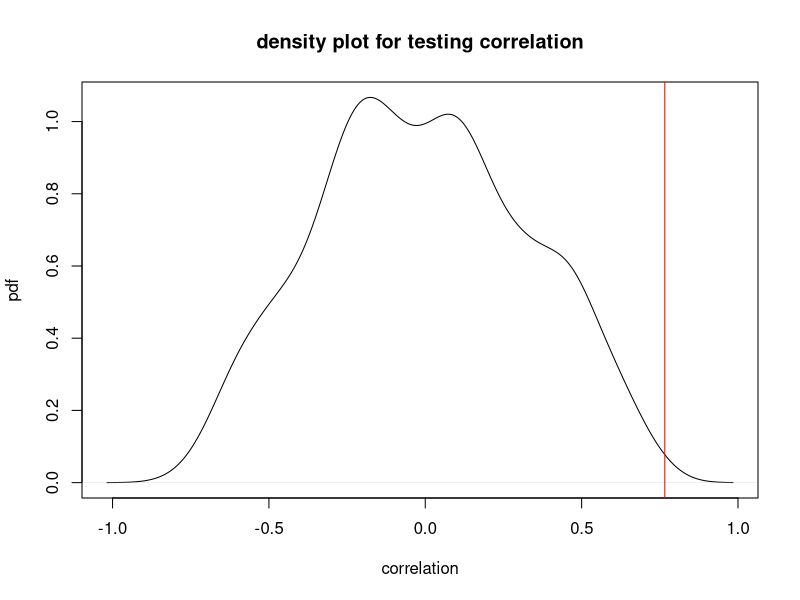

Write R code to recreate this figure.
# simulate two variables with correlation equals to 0.7 (use PXY = cov(X,Y)/sqrt(var(X)*var(Y)))
library(MASS)

set.seed(401716)
sigma <- matrix(c(1,0.7,0.7,1),nrow = 2)                   # set covariance matrix
mu <- c(0,2)                                               # set means
mysimu <- mvrnorm(10,mu,sigma)                              # simulate mvn

cor(mysimu[,1],mysimu[,2])
cor.test(mysimu[,1],mysimu[,2])

x <- mysimu[,1]
y <- mysimu[,2]


## write func to compute p value of correlation between simulated variables using permutation
permTest <- function(x, y, nperm_set = 1000){
  nperm <- nperm_set
  if (!is.numeric(x)||!is.numeric(y)) 
    stop("x and y must be numeric")
  if (length(x)!=length(y))
    stop("x and y must have the same length")
  obs_cor <- cor(x,y)
  cor_perm <- rep(NA,nperm)
  # set.seed(401716)
  for (k in 1:nperm){
    yPerm <- sample(y,length(y),replace=FALSE)
    cor_perm[k] <- cor(yPerm,x)
  }
  if (obs_cor >0){
    num_extreme <- sum(cor_perm>obs_cor)
  } else {
    num_extreme <- sum(cor_perm<obs_cor)
  }
  perm_p_val <- 2*num_extreme/nperm
  print(perm_p_val)
  return(list("computed correlation" = obs_cor, "permutation p-value" = perm_p_val,            
              "vector of nperm correlations" = cor_perm))                           # return ends excuting the func
}

output <- permTest(x,y)                                     # by assigning return to a variable suppress printing the returned values
cor_val <- output[[1]]
vec_nperm_cor <- output[[3]]

cor.test(x,y)                             # compare with cor.test() result

plot(density(vec_nperm_cor), 
     main = "density plot for testing correlation", xlab = "correlation", ylab = "pdf")
abline(v = cor_val, col = "red")
